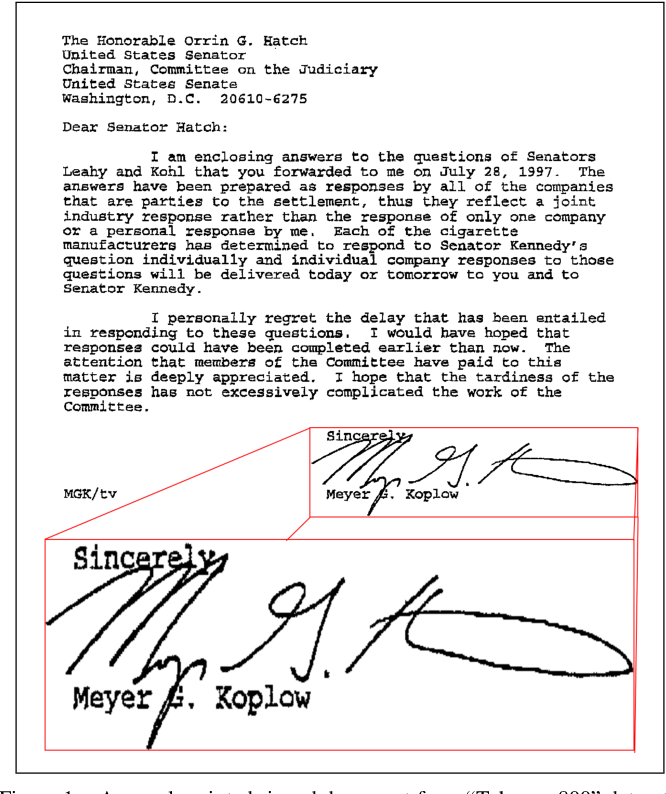
%> input picture input/input1.png, 666 x 794 px
$ octave main.m   (GNU Octave 9; MATLAB toolbox functions it lacks are replaced by stand-ins)
%> lines starting %> are read from the running program, lines starting %| are printed output that depends on the picture
### src/preprocessImage.m
function [Ibin, Igray, textMask] = preprocessImage(Iorig, settings)
% Minimal preprocessing - preserve original quality

    % Convert to grayscale
    if size(Iorig, 3) == 3
        Igray = rgb2gray(Iorig);
    else
        Igray = Iorig;
    end

    % Store original for OCR (we'll use this directly)
    Ioriginal = Igray;

    % Only resize if extremely large (slows down OCR)
    [h, w] = size(Igray);
    maxDim = max(h, w);
    if settings.resizeForOCR && maxDim > 3000
        scale = 2000 / maxDim;
        Igray = imresize(Igray, scale);
        fprintf('Resized from %dx%d to %dx%d\n', h, w, size(Igray));
    end

    % VERY minimal processing for visualization only
    Ibin = imbinarize(Igray);
    textMask = true(size(Ibin));

    if settings.showDebug
        figure('Position', [100, 100, 1200, 300]);
        subplot(1,3,1), imshow(Ioriginal), title('Original (Used for OCR)');
        subplot(1,3,2), imshow(Igray), title('Processed');
        subplot(1,3,3), imshow(Ibin), title('Binary Visual');
    end

    % Return original for OCR (most accurate)
    Igray = Ioriginal;
end

### src/extractTextFromImage.m
function outText = extractTextFromImage(Igray, Ibin, maskTextCandidate, settings)
% Use Tesseract as primary OCR engine

    outText = '';

    % Ensure image is proper type for Tesseract
    if ~isa(Igray, 'uint8')
        Igray = im2uint8(Igray);
    end

    fprintf('=== Using Tesseract OCR ===\n');
    try
        [tesseractText, tesseractConfidence] = tesseractOCR(Igray, 'eng');
        fprintf('Tesseract confidence: %.3f\n', tesseractConfidence);

        outText = tesseractText;

    catch ME
        fprintf('Tesseract failed: %s\n', ME.message);
        % Fallback to MATLAB OCR
        fprintf('=== Fallback to MATLAB OCR ===\n');
        try
            ocrResults = ocr(Igray, 'TextLayout', 'Block', 'Language', settings.ocrLanguage);
            outText = ocrResults.Text;
            fprintf('MATLAB OCR confidence: %.3f\n', nanmean(ocrResults.WordConfidences));
        catch
            outText = '';
        end
    end

    % Basic cleaning to fix any minor issues
    outText = basicCleaning(outText);
    fprintf('Final text length: %d characters\n', length(outText));
end

function text = basicCleaning(text)
    % Fix any double spaces but preserve paragraphs
    text = regexprep(text, ' +', ' ');
    text = regexprep(text, '\n\s*\n\s*\n+', '\n\n');
    text = strtrim(text);
end

### utils/tesseractOCR.m
function [text, confidence] = tesseractOCR(I, language)
% Tesseract OCR wrapper for MATLAB - FIXED VERSION

    % Ensure Tesseract is in PATH
    checkTesseractPath();

    % Convert to uint8 if needed
    if ~isa(I, 'uint8')
        I = im2uint8(I);
    end

    % Convert to RGB if grayscale (Tesseract works better with RGB)
    if size(I, 3) == 1
        I = repmat(I, [1 1 3]);
    end

    % Save temporary image
    tempDir = tempdir;
    tempFile = fullfile(tempDir, 'tesseract_temp.png');
    imwrite(I, tempFile);

    % Output file (without extension)
    outputFile = fullfile(tempDir, 'tesseract_output');

    % Build command
    if nargin < 2
        language = 'eng';
    end

    % Use full path to avoid PATH issues
    tesseractExe = '"C:\Program Files\Tesseract-OCR\tesseract.exe"';

    % FIXED: Remove character whitelist to preserve spaces and formatting
    % PSM 6: Uniform block of text (good for documents)
    cmd = sprintf('%s "%s" "%s" -l %s --psm 6', ...
                  tesseractExe, tempFile, outputFile, language);

    fprintf('Running Tesseract with command: %s\n', cmd);

    % Execute Tesseract
    [status, result] = system(cmd);

    if status == 0
        % Read result file
        textFile = [outputFile '.txt'];
        if exist(textFile, 'file')
            fid = fopen(textFile, 'r', 'n', 'UTF-8');
            if fid == -1
                fid = fopen(textFile, 'r');
            end
            text = fread(fid, '*char')';
            fclose(fid);

            % Clean up temp files
            try
                delete(textFile);
                delete(tempFile);
            catch
                % Ignore cleanup errors
            end

            % Estimate confidence
            confidence = estimateTextConfidence(text);
        else
            text = '';
            confidence = 0;
        end
    else
        text = '';
        confidence = 0;
        fprintf('Tesseract error (status %d): %s\n', status, result);

        % Clean up on error
        try
            delete(tempFile);
        catch
        end
    end
end

function checkTesseractPath()
% Check if Tesseract is accessible
    [status, ~] = system('tesseract --version');
    if status ~= 0
        fprintf('Tesseract not in PATH. Adding program folder...\n');
        addpath('C:\Program Files\Tesseract-OCR');
    end
end

% [23 lines left out: function estimateTextConfidence, not called in this run]

### config/config_settings.m
function settings = config_settings()
    % OCR settings
    settings.ocrLanguage = 'English';
    settings.showDebug = false;  % Set to true if you want to see image processing

    % Processing settings
    settings.resizeForOCR = true;
    settings.maxImageDim = 3000;

    % Confidence thresholds
    settings.minConfidence = 0.3;

    % OCR engine preference
    settings.useTesseract = true;  % Always use Tesseract now
end

### utils/saveToTextFile.m
function saveToTextFile(outputFile, textContent)
% Saves the text content to outputFile (UTF-8)
fid = fopen(outputFile, 'w', 'n', 'UTF-8');
if fid == -1
    error('Could not open the output file for writing: %s', outputFile);
end
fprintf(fid, '%s', textContent);
fclose(fid);
end

### utils/selectInputFile.m
function [file, path] = selectInputFile()
% Open file chooser for images and pdf's
[filename, pathname] = uigetfile({'*.jpg;*.jpeg;*.png;*.tif;*.tiff;*.bmp;*.pdf', ...
    'Image or PDF Files (*.jpg, *.png, *.tif, *.pdf)'; '*.*','All Files (*.*)'}, ...
    'Select an image or PDF file');
%> the answer given: input/input1.png
if isequal(filename, 0)
    file = 0; path = 0;
else
    file = filename; path = pathname;
end
end

### main.m
% main.m - Enhanced with Tesseract OCR
clear; clc; close all;

% Add paths
addpath(genpath(pwd));
addpath(genpath(fullfile(pwd, 'src')));
addpath(genpath(fullfile(pwd, 'utils')));
addpath(genpath(fullfile(pwd, 'config')));

% Load settings
settings = config_settings();

% Let user pick file (image or pdf)
[file, path] = selectInputFile();
if isequal(file, 0)
    disp('No file selected');
    return;
end
fullpath = fullfile(path, file);

[~, ~, ext] = fileparts(fullpath);
ext = lower(ext);

% Prepare output filename
timestamp = datestr(now, 'yyyy_mm_dd_HH_MM_SS');
outputDir = fullfile(pwd, 'output');
if ~exist(outputDir, 'dir'); mkdir(outputDir); end
outputFile = fullfile(outputDir, ['ExtractText_' timestamp '.txt']);

% Process based on filetype
if ismember(ext, {'.jpg','.jpeg','.png','.tif','.tiff','bmp'})
    I = imread(fullpath);
%> I is the input picture: size 794x666x3 uint8; mean R, G, B 232.8, 231.4, 231.4
    pages = {I};
%> pages = 1 item
elseif strcmp(ext, '.pdf')
    pages = processPDF(fullpath);
    if isempty(pages)
        fprintf('PDF conversion failed. Please convert PDF pages to images and try again. \n');
        return;
    end
else
    fprintf('Unsupported file type: %s\n', ext);
    return;
end

fprintf('Processing %d page(s) with Tesseract OCR...\n', numel(pages));
%> (printed output is left out)

allText = '';
for p = 1:numel(pages)
    I = pages{p};
    fprintf('\n=== Processing page %d / %d ===\n', p, numel(pages));

    % Preprocess (minimal for Tesseract)
    [Ibin, Igray, maskTextCandidate] = preprocessImage(I, settings);

    % Extract text using Tesseract
    pageText = extractTextFromImage(Igray, Ibin, maskTextCandidate, settings);

    % Add page separators for multi-page documents
    if numel(pages) > 1
        allText = [allText sprintf('=== Page %d ===\n', p) pageText sprintf('\n\n')];
    else
        allText = [allText pageText];
    end

    % Show visual debug if enabled
    if settings.showDebug
        displayResults(I, Ibin, maskTextCandidate);
    end
end
%> this loop made 1 pass
%> (tesseractText in extractTextFromImage, tesseractConfidence in extractTextFromImage, outText in extractTextFromImage, pageText, allText) on pass 1: ('', 0, '', '', '')
%| Tesseract confidence: 0.000
%> pass 1, in preprocessImage, `Ibin = imbinarize(Igray);`:
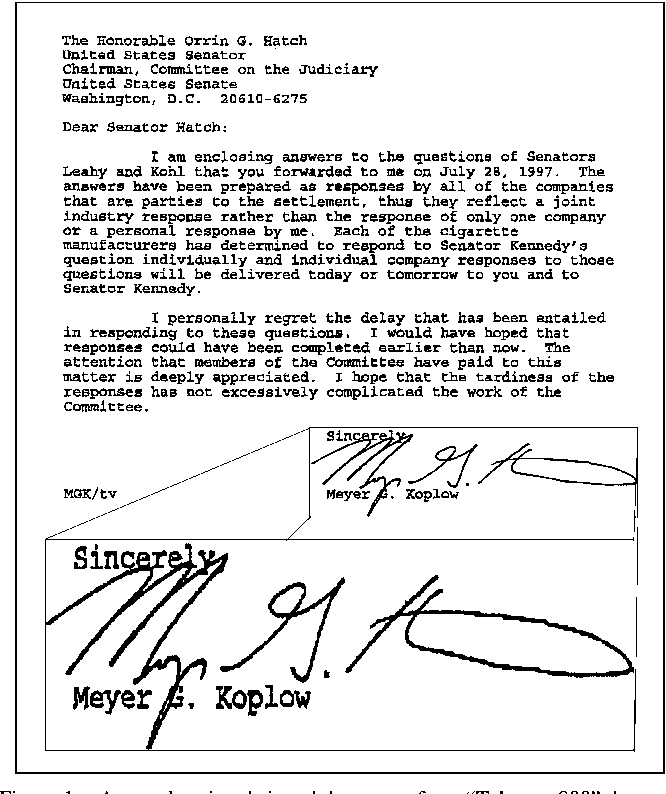
%> Ibin: size 794x666 logical; 89.5% white; black in thin lines or dots

% Save to file
saveToTextFile(outputFile, allText);
fprintf('\n=== EXTRACTION COMPLETE ===\n');
fprintf('Saved extracted text to: \n%s\n', outputFile);
fprintf('Total text length: %d characters\n', length(allText));
%| Total text length: 0 characters

% Display first few lines of extracted text
fprintf('\n=== EXTRACTED TEXT PREVIEW ===\n');
lines = strsplit(allText, '\n');
%> lines = {''}
for i = 1:min(10, length(lines))
    fprintf('%s\n', lines{i});
end
%> this loop made 1 pass
if length(lines) > 10
    fprintf('... (showing first 10 of %d lines)\n', length(lines));
end
